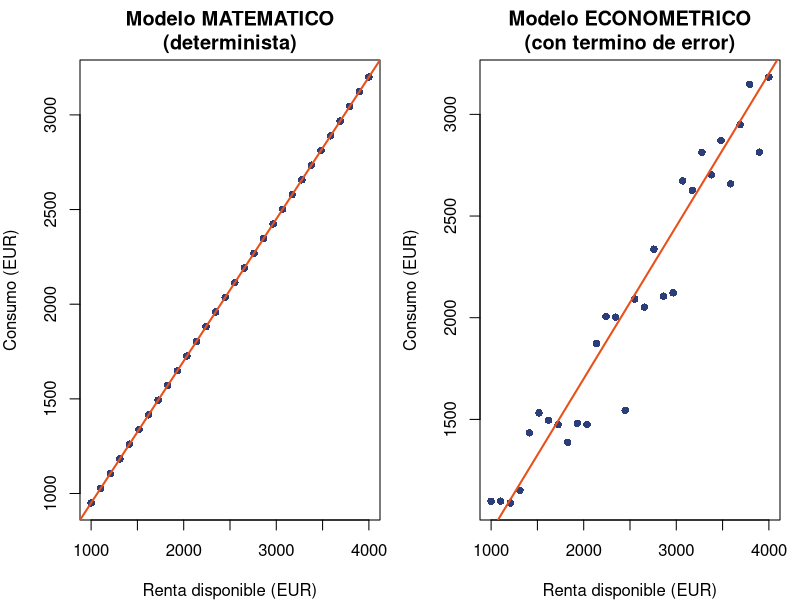
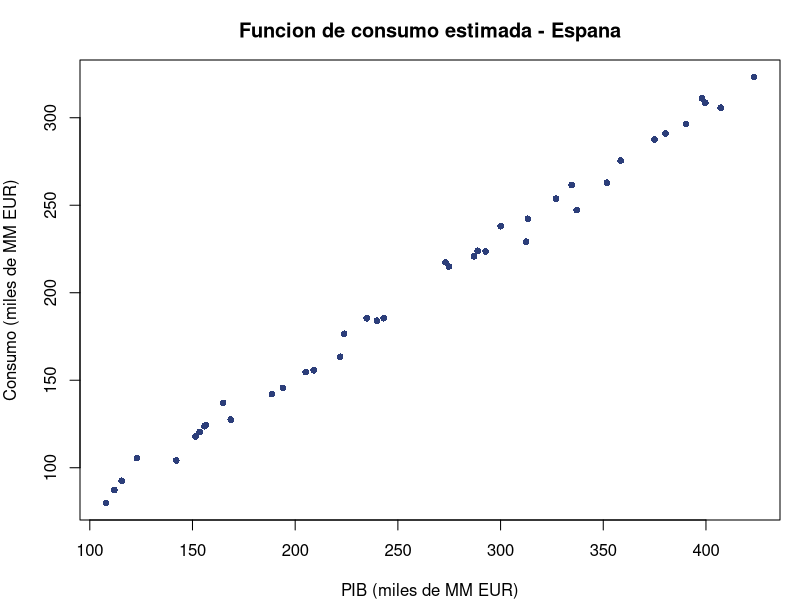

R code for these plots, in order:
# =============================================================================
# ECONOMETRÍA — Capítulo 1
# Script Teórico: Introducción a la Econometría
# Autor: Carlos de Anta Puig
# =============================================================================
# INSTRUCCIONES: Abre primero mEconometria.Rproj en RStudio.
#                Ejecutar bloque a bloque con Ctrl+Enter.
# =============================================================================

pausa <- function(msg = "\n  [Pulsa ENTER para continuar...]") {
  cat(msg); invisible(readline())
}

library(tidyverse); library(ggplot2); library(scales)

col_principal  <- "#2C3E7A"; col_secundario <- "#E8501A"
col_terciario  <- "#27AE60"; col_gris <- "#7F8C8D"; col_fondo <- "#F4F6F9"

cat("
=============================================================================
  ECONOMETRÍA — Tema 1: Introducción a la Econometría
=============================================================================

  En este script exploraremos los conceptos fundamentales de la econometría
  usando R como herramienta. Veremos:

    1. Qué es un modelo econométrico
    2. La diferencia entre modelo matemático y econométrico
    3. Tipos de datos económicos
    4. Un primer vistazo a la estimación MCO

=============================================================================
")

pausa()

# ── 1. MODELO MATEMÁTICO vs MODELO ECONOMÉTRICO ─────────────────────────────
cat("\n--- 1. MODELO MATEMÁTICO vs MODELO ECONOMÉTRICO ---\n")

cat("
  La teoría keynesiana dice:  C = a + b*Yd   con 0 < b < 1

  Esto es un modelo MATEMÁTICO: determinista, exacto.
  Pero la realidad no es exacta. Necesitamos un modelo ECONOMÉTRICO:

      Y = b0 + b1*X + u

  donde 'u' recoge todo lo que no podemos observar.
  Veamos la diferencia gráficamente...
")

set.seed(2024)
n <- 30
renta <- seq(1000, 4000, length.out = n)

# Modelo determinista
consumo_det <- 200 + 0.75 * renta

# Modelo econométrico (con error)
consumo_eco <- 200 + 0.75 * renta + rnorm(n, 0, 150)

par(mfrow = c(1, 2), mar = c(4, 4, 3, 1))

plot(renta, consumo_det, pch = 16, col = col_principal,
     xlab = "Renta disponible (EUR)", ylab = "Consumo (EUR)",
     main = "Modelo MATEMATICO\n(determinista)")
abline(a = 200, b = 0.75, col = col_secundario, lwd = 2)

plot(renta, consumo_eco, pch = 16, col = col_principal,
     xlab = "Renta disponible (EUR)", ylab = "Consumo (EUR)",
     main = "Modelo ECONOMETRICO\n(con termino de error)")
abline(a = 200, b = 0.75, col = col_secundario, lwd = 2)

par(mfrow = c(1, 1))

cat("\n  En el modelo matemático, todos los puntos caen sobre la recta.")
cat("\n  En el modelo econométrico, los puntos se dispersan alrededor.")
cat("\n  La dispersión la genera el término de error u.\n")

pausa()

# ── 2. TIPOS DE DATOS ECONÓMICOS ─────────────────────────────────────────────
cat("\n--- 2. TIPOS DE DATOS ECONÓMICOS ---\n")

cat("
  Tipo 1: CORTE TRANSVERSAL — múltiples unidades, un momento del tiempo
  Tipo 2: SERIE TEMPORAL    — una unidad, múltiples momentos del tiempo
  Tipo 3: DATOS FUSIONADOS  — corte transversal en dos o más momentos
  Tipo 4: DATOS DE PANEL    — las mismas unidades a lo largo del tiempo
")

# Ejemplo de corte transversal
cat("\n  Ejemplo de CORTE TRANSVERSAL (hogares en 2023):\n")
hogares <- data.frame(
  hogar   = paste0("H", 1:6),
  renta   = c(1200, 1800, 2400, 3100, 2200, 1500),
  consumo = c(1050, 1520, 1980, 2450, 1850, 1280),
  miembros = c(2, 3, 4, 4, 3, 2)
)
print(hogares)

cat("\n  Observamos 6 hogares en el MISMO momento del tiempo.")
cat("\n  La variación es ENTRE unidades.\n")

# Ejemplo de serie temporal
cat("\n  Ejemplo de SERIE TEMPORAL (PIB trimestral):\n")
serie <- data.frame(
  trimestre = c("2023-Q1", "2023-Q2", "2023-Q3", "2023-Q4", "2024-Q1", "2024-Q2"),
  pib       = c(350200, 358400, 362100, 355800, 361500, 370200),
  consumo   = c(198500, 203200, 205800, 201400, 204700, 210100)
)
print(serie)

cat("\n  Observamos UN país a lo largo del TIEMPO.")
cat("\n  La variación es A LO LARGO del tiempo.")
cat("\n  CUIDADO: las observaciones están correlacionadas (autocorrelación, Tema 10).\n")

pausa()

# ── 3. UN PRIMER VISTAZO A LA ESTIMACIÓN MCO ─────────────────────────────────
cat("\n--- 3. UN PRIMER VISTAZO A LA ESTIMACIÓN MCO ---\n")

cat("
  Con datos de consumo y PIB de España, estimamos la función de consumo.
  Usamos la función lm() de R — la estudiaremos a fondo en el Tema 2.
")

# Simular datos de consumo-PIB trimestrales
set.seed(2024)
n_trim <- 40
pib <- seq(100000, 420000, length.out = n_trim) + rnorm(n_trim, 0, 8000)
consumo <- 2564.26 + 0.7572 * pib + rnorm(n_trim, 0, 5000)

datos_macro <- data.frame(pib = pib, consumo = consumo)

# Estimar el modelo
modelo <- lm(consumo ~ pib, data = datos_macro)

cat("\n  Resultado de la estimación MCO:\n\n")
print(summary(modelo))

coefs <- coef(modelo)
cat(sprintf("\n  b0 (consumo autónomo)         = %12.2f\n", coefs[1]))
cat(sprintf("  b1 (propensión marginal)      = %12.4f\n", coefs[2]))
cat(sprintf("  R2 (bondad de ajuste)         = %12.4f\n", summary(modelo)$r.squared))

pausa()

# ── 4. INTERPRETACIÓN ECONÓMICA ──────────────────────────────────────────────
cat("\n--- 4. INTERPRETACIÓN ECONÓMICA ---\n")

cat(sprintf("
  La función de consumo estimada es:

      Consumo = %.2f + %.4f x PIB + u

  b1 = %.4f -> Por cada euro adicional de PIB, el consumo aumenta
    en %.2f céntimos. Es la PROPENSIÓN MARGINAL A CONSUMIR.

  Cumple la predicción de Keynes (0 < PMC < 1): 0 < %.4f < 1

  b0 = %.2f -> Es el consumo autónomo. No tiene interpretación
    económica directa en este contexto.

  R2 = %.4f -> El PIB explica el %.1f%% de la variabilidad del consumo.

  NOTA: Para afirmar todo esto con RIGOR ESTADÍSTICO necesitamos
  los contrastes de hipótesis (Tema 4) y los intervalos de confianza
  (Tema 5). De momento, es un primer vistazo.
",
  coefs[1], coefs[2], coefs[2], coefs[2] * 100,
  coefs[2], coefs[1],
  summary(modelo)$r.squared, summary(modelo)$r.squared * 100
))

# Gráfico final
plot(datos_macro$pib / 1000, datos_macro$consumo / 1000,
     pch = 16, col = col_principal, cex = 0.9,
     xlab = "PIB (miles de MM EUR)",
     ylab = "Consumo (miles de MM EUR)",
     main = "Funcion de consumo estimada - Espana")
abline(modelo, col = col_secundario, lwd = 2)

cat("\n=== FIN Script Tema 01 ===\n")
